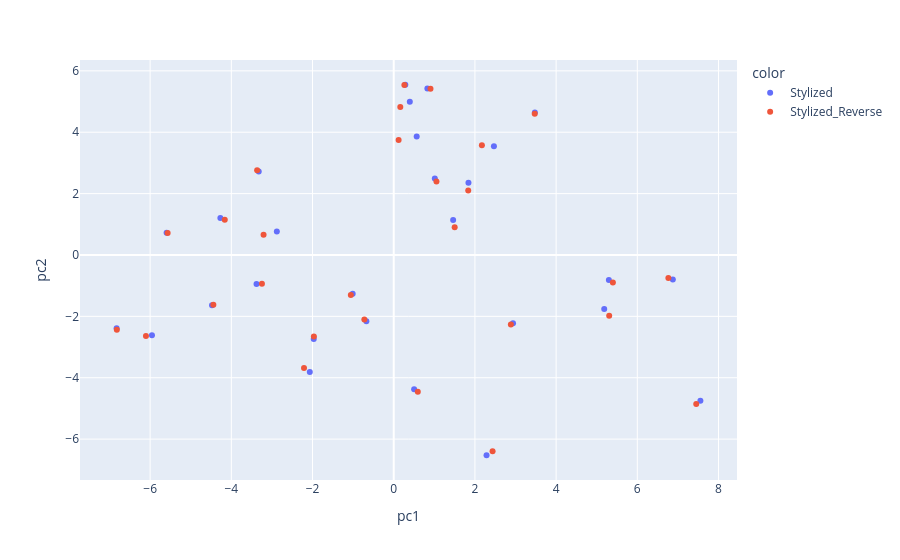

The code cell stored with this chart in its notebook:
### Code cell
import plotly.express as px

# 1) Split PCA coords back into forward/reverse groups
style_hs_pca = pd.DataFrame(coords[:len(style_exp_pos), :], columns=["pc1", "pc2"])
style_hs_rev_pca = pd.DataFrame(coords[len(style_exp_pos):, :], columns=["pc1", "pc2"])

# 2) Build token-level plotting dfs (same pattern as Mike/Michael)
style_plot = pd.concat(
    [style_map_slice[style_exp_mask].reset_index(drop=True), style_hs_pca],
    axis=1
)
style_plot["is_sequence"] = "Stylized"

style_plot_rev = pd.concat(
    [style_map_rev_slice[style_exp_rev_mask].reset_index(drop=True), style_hs_rev_pca],
    axis=1
)
style_plot_rev["is_sequence"] = "Stylized_Reverse"

# 3) Combine + color
plot_df = pd.concat([style_plot, style_plot_rev], axis=0).reset_index(drop=True)
plot_df["color"] = plot_df["is_sequence"]

# 4) Scatter plot
plot = px.scatter(
    plot_df,
    x="pc1",
    y="pc2",
    color="color",
    hover_data=["token", "token_ix"]
)
plot

### Figure 1 — Plotly figure (JSON) as saved in the notebook; plotly's stock layout.template omitted (floating-point values rounded to 4 significant figures)
{"data": [{"customdata": [["Well", 485], [" it", 486], [" was", 487], [" great", 488], [" meeting", 489], [" you", 490], [" guys", 491], [".", 492], [" Good", 493], [" luck", 494], [" with", 495], [" your", 496], [" classes", 497], [".\"\n", 498], ["Well", 503], [" it", 504], [" was", 505], [" great", 506], [" meeting", 507], [" you", 508], [" guys", 509], [".", 510], [" Good", 511], [" luck", 512], [" with", 513], [" your", 514], [" classes", 515], [".\"", 516]], "hovertemplate": "color=Stylized<br>pc1=%{x}<br>pc2=%{y}<br>token=%{customdata[0]}<br>token_ix=%{customdata[1]}<extra></extra>", "legendgroup": "Stylized", "marker": {"color": "#636efa", "symbol": "circle"}, "mode": "markers", "name": "Stylized", "orientation": "v", "showlegend": true, "type": "scatter", "x": [-6.826, -4.27, -5.594, -2.879, 0.3964, 0.2854, 0.8284, -3.38, 0.5029, 6.875, 5.299, 2.468, 3.476, -1.011, -5.955, -3.325, -4.476, -0.674, 1.841, 1.012, 1.464, -2.067, 2.286, 7.554, 5.185, 0.5658, 2.939, -1.97], "xaxis": "x", "y": [-2.387, 1.205, 0.7262, 0.7629, 4.992, 5.547, 5.428, -0.9468, -4.374, -0.7986, -0.8136, 3.546, 4.647, -1.262, -2.616, 2.718, -1.641, -2.162, 2.357, 2.49, 1.139, -3.816, -6.526, -4.753, -1.757, 3.859, -2.223, -2.738], "yaxis": "y"}, {"customdata": [["Well", 475], [" it", 476], [" was", 477], [" great", 478], [" meeting", 479], [" you", 480], [" guys", 481], [".", 482], [" Good", 483], [" luck", 484], [" with", 485], [" your", 486], [" classes", 487], [".\"\n", 488], ["Well", 493], [" it", 494], [" was", 495], [" great", 496], [" meeting", 497], [" you", 498], [" guys", 499], [".", 500], [" Good", 501], [" luck", 502], [" with", 503], [" your", 504], [" classes", 505], [".\"", 506]], "hovertemplate": "color=Stylized_Reverse<br>pc1=%{x}<br>pc2=%{y}<br>token=%{customdata[0]}<br>token_ix=%{customdata[1]}<extra></extra>", "legendgroup": "Stylized_Reverse", "marker": {"color": "#EF553B", "symbol": "circle"}, "mode": "markers", "name": "Stylized_Reverse", "orientation": "v", "showlegend": true, "type": "scatter", "x": [-6.82, -4.161, -5.569, -3.206, 0.1617, 0.262, 0.9057, -3.246, 0.5932, 6.765, 5.398, 2.172, 3.473, -1.056, -6.103, -3.364, -4.443, -0.7236, 1.835, 1.053, 1.501, -2.21, 2.435, 7.452, 5.307, 0.12, 2.885, -1.967], "xaxis": "x", "y": [-2.437, 1.148, 0.7169, 0.6589, 4.821, 5.536, 5.418, -0.9404, -4.457, -0.7542, -0.8978, 3.577, 4.603, -1.304, -2.641, 2.76, -1.622, -2.105, 2.102, 2.398, 0.9074, -3.684, -6.399, -4.856, -1.977, 3.751, -2.266, -2.66], "yaxis": "y"}], "layout": {"legend": {"title": {"text": "color"}, "tracegroupgap": 0}, "margin": {"t": 60}, "xaxis": {"anchor": "y", "domain": [0, 1], "title": {"text": "pc1"}}, "yaxis": {"anchor": "x", "domain": [0, 1], "title": {"text": "pc2"}}}}
